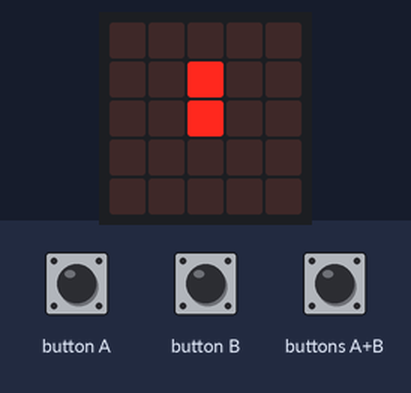
This program was run on a simulated BBC micro:bit (MakeCode). On the bench: the board's 5×5 LED display. The test bench sets the inputs (shaded band). Random numbers come from a fixed seed.

Above: at 1.25 s.
1.3 s: button A pressed for 0.15 s
At 1.55 s:
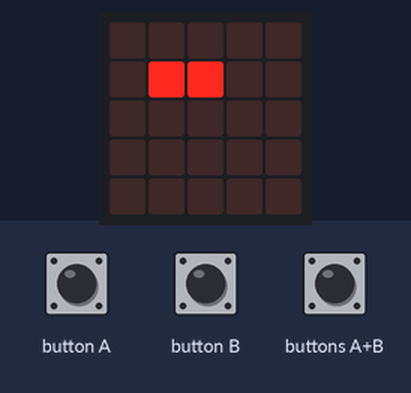
2.0 s: button B pressed for 0.15 s
At 2.55 s:
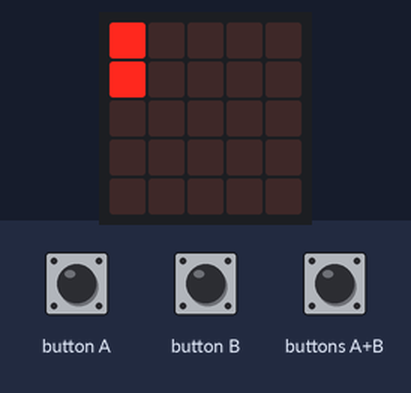
2.7 s: button B pressed for 0.15 s
At 3.05 s:
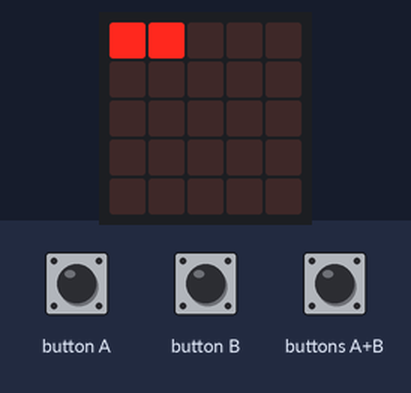
3.4 s: button B pressed for 0.15 s
At 4.05 s:
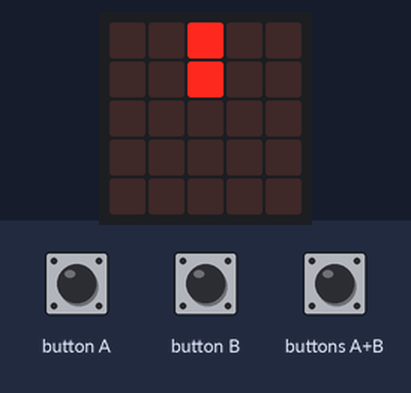
4.1 s: button A pressed for 0.15 s
At 4.55 s:
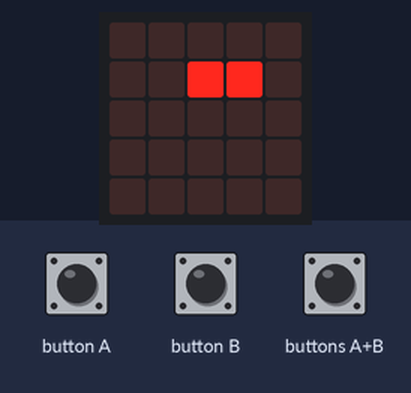
4.8 s: button A pressed for 0.15 s
At 5.05 s:
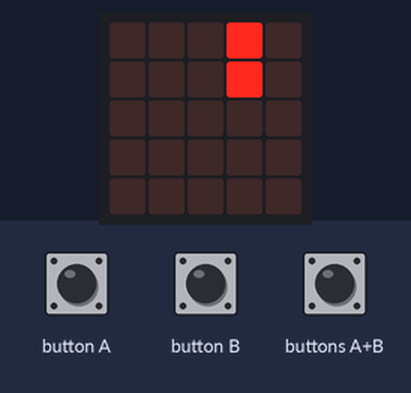
Timing chart, 0 to 6.5 s (numbered marks = the images above; inputs shaded):
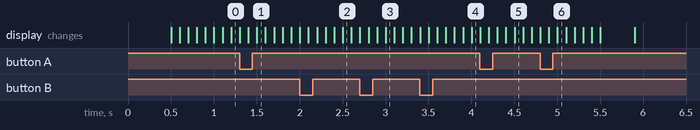

The program:

main.ts
```typescript
input.onButtonPressed(Button.A, function () {
    turn = 3
})
input.onButtonPressed(Button.AB, function () {
    turn = 0
})
input.onButtonPressed(Button.B, function () {
    turn = 1
})
let tail_y = 0
let tail_x = 0
let head_y = 0
let head_x = 0
let turn = 0
let snake_x = [2, 2]
let snake_y = [4, 3]
let alive = true
let food_x = -1
let food_y = -1
let dir = 0
let score = 0
let eaten = true
basic.clearScreen()
for (let index = 0; index <= 1; index++) {
    led.plot(
    snake_x[index],
    snake_y[index]
    )
}
while (alive) {
    for (let index = 0; index < 4; index++) {
        basic.pause(100)
        led.toggle(food_x, food_y)
    }
    basic.pause(100)
    dir = (dir + turn) % 4
    turn = 0
    head_x = snake_x[snake_x.length - 1]
    head_y = snake_y[snake_y.length - 1]
    if (dir == 0) {
        head_y += -1
    } else if (dir == 1) {
        head_x += 1
    } else if (dir == 2) {
        head_y += 1
    } else if (dir == 3) {
        head_x += -1
    }
    if (head_x < 0 || head_x >= 5 || (head_y < 0 || head_y >= 5) || led.point(head_x, head_y)) {
        alive = false
    } else {
        snake_x.push(head_x)
        snake_y.push(head_y)
        led.plot(head_x, head_y)
        if (head_x == food_x && head_y == food_y) {
            score += 1
            eaten = true
        } else {
            tail_x = snake_x.shift()
            tail_y = snake_y.shift()
            led.unplot(tail_x, tail_y)
        }
        while (eaten) {
            food_x = randint(0, 4)
            food_y = randint(0, 4)
            if (!(led.point(food_x, food_y))) {
                eaten = false
            }
        }
    }
}
basic.showLeds(`
    # # # # #
    # # # # #
    # # # # #
    # # # # #
    # # # # #
    `)
while (true) {
    basic.showNumber(score)
    if (score >= 10) {
        images.createImage(`
            . . . . .
            . . . . .
            . . . . .
            . . . . .
            . . . . .
            `).scrollImage(1, 200)
    }
}
```

test.ts
```typescript
// Hier kann man Tests durchführen; diese Datei wird nicht kompiliert, wenn dieses Paket als Erweiterung verwendet wird.
```
